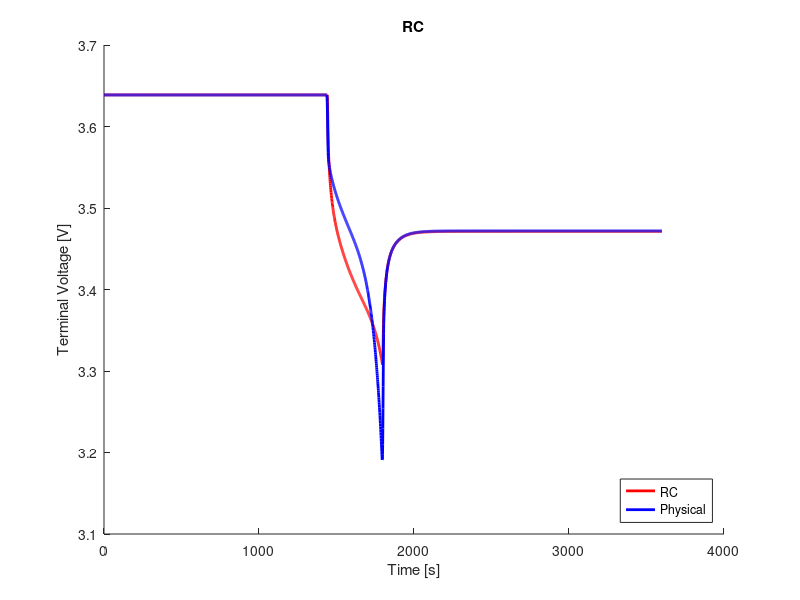

Write MATLAB code to recreate this figure.
clear;
clc;
close all;

%% load data
load('ocv_final.mat');
time_ocv = time;
load('pulse_1_c_9.mat');
load('rc3_cf_params.mat');

%% voltage limitations
v_max = 4.4;                                    % cut-over voltage
v_min = 3.0;                                    % cut-off voltage

%% resample ocv and soc
t1 = time_ocv(1);
t2 = time_ocv(end);
dt = 1;                                         % sample time
t = (t1:dt:t2) - t1;

ocv = interp1(time_ocv, ocv, t1:dt:t2);
soc = interp1(time_ocv, soc, t1:dt:t2);

s = length(time);

%% variables
Q = 16.8;
eta = 1.0;                                  % coulombic efficiency

n = 3;                                      % number of rc links
i_r = zeros(n, 1);
v_c = zeros(n, 1);
flag = 1;

%% compute soc
ind_init = interp1(soc, 1:length(soc), 0.1297, 'nearest');
v_t(1) = ocv(ind_init);
z0 = soc(ind_init);
z = z0 - dt/(Q*3600)*eta*cumsum(I(1:end));

% manual fit
p = 10;
r0 = r0_cf(p);
r1 = r1_cf(p);
r2 = r2_cf(p);
r3 = r3_cf(p);
c1 = c1_cf(p);
c2 = c2_cf(p);
c3 = c3_cf(p);

r = [r1; r2; r3];
c = [c1; c2; c3];

%% compute terminal voltage
for j = 1:n
    f(j) = exp(-dt/(r(j)*c(j)));
end
for k = 1:s-1
    if flag == 1
        i_r(:, k+1) = diag(f)*i_r(:, k) + (1-f')*I(k);
        v_c(:, k) = i_r(:, k).*r;
        ind = interp1(soc, 1:length(soc), z(k), 'nearest');
        v_t(k+1) = ocv(ind) - sum(v_c(:, k)) - I(k).*r0;
        if v_t(k) < v_min
            fprintf('Reached lower voltage limit.');
            flag = 0;
        end
        if v_t(k) > v_max
            fprintf('Reached upper voltage limit.');
            flag = 0;
        end 
    end
end

%% compute rms error
v_t = reshape(v_t, size(V_batt_time));
rmse = 1000*sqrt(mean((V_batt_time - v_t).^2))     % [mV]

%% plot
figure(1);
hold on;
plot(time, v_t, 'r', 'LineWidth', 2)
hold on;
plot(time, V_batt_time, 'b', 'LineWidth', 2)
xlabel('Time [s]')
ylabel('Terminal Voltage [V]')
title('RC')
legend('RC', 'Physical', 'location', 'southeast')
